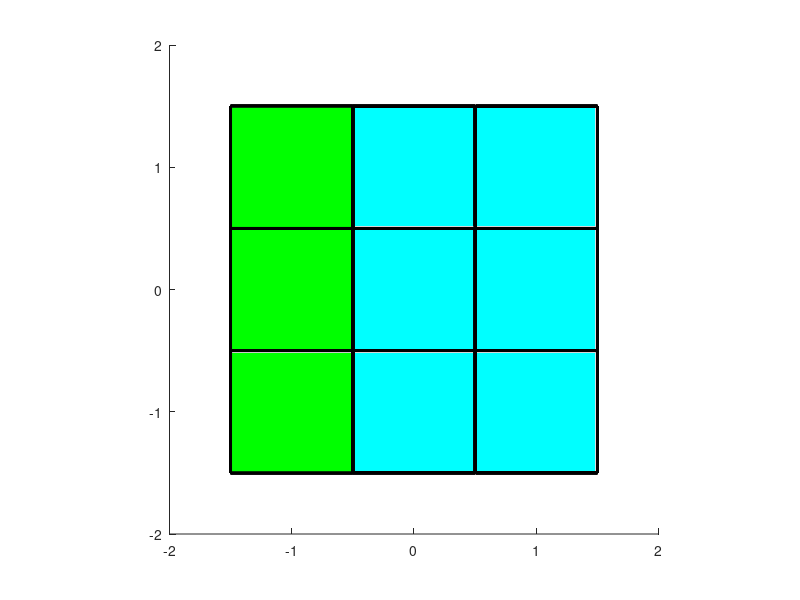

Write MATLAB code to recreate this figure.
function Cuberotation1

facecolor ='rbgwyc';

x=([0 1 1 0 0 0;1 1 0 0 1 1;1 1 0 0 1 1;0 1 1 0 0 0]-1.5);
y=([0 0 1 1 0 0;0 1 1 0 0 0;0 1 1 0 1 1;0 0 1 1 1 1]-1.5);
z=([0 0 0 0 0 1;0 0 0 0 0 1;1 1 1 1 0 1;1 1 1 1 0 1]-1.5);
axis([-2,2,-2,2,-2,2])

for b = 0:11.25:90
    cla
    for i=0:2
        for j=0:2
            for k=0:2
                xt=x+i;
                yt=y+j;
                zt=z+k;
                if i==0
                    [theta_yz,rho_yz]=cart2pol(yt,zt);
                    [yt,zt]=pol2cart(theta_yz+deg2rad(b),rho_yz);
                    for a=1:6
                        h=patch(xt(:,a),yt(:,a),zt(:,a),facecolor(a));
                        set(h,'edgecolor','k','linewidth',2)
                        axis equal
                    end
                else
                    for c=1:6
                        h=patch(xt(:,c),yt(:,c),zt(:,c),facecolor(c));
                        set(h,'edgecolor','k','linewidth',2)
                        axis equal
                    end
                end
            end
        end
    end
    drawnow
end
end


       
      

   
